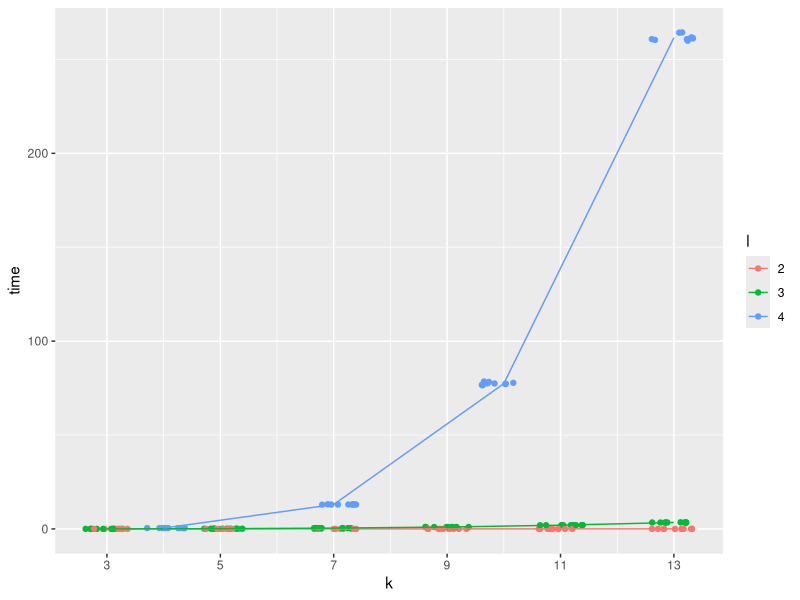
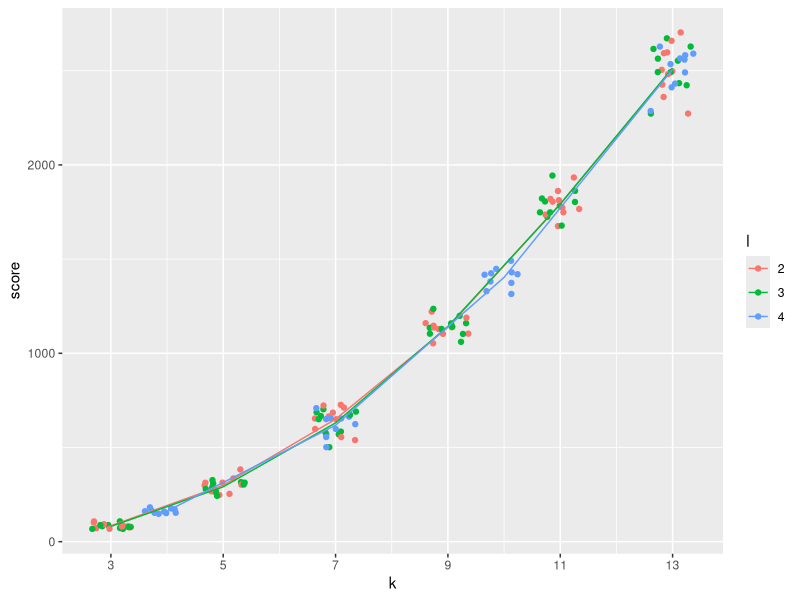
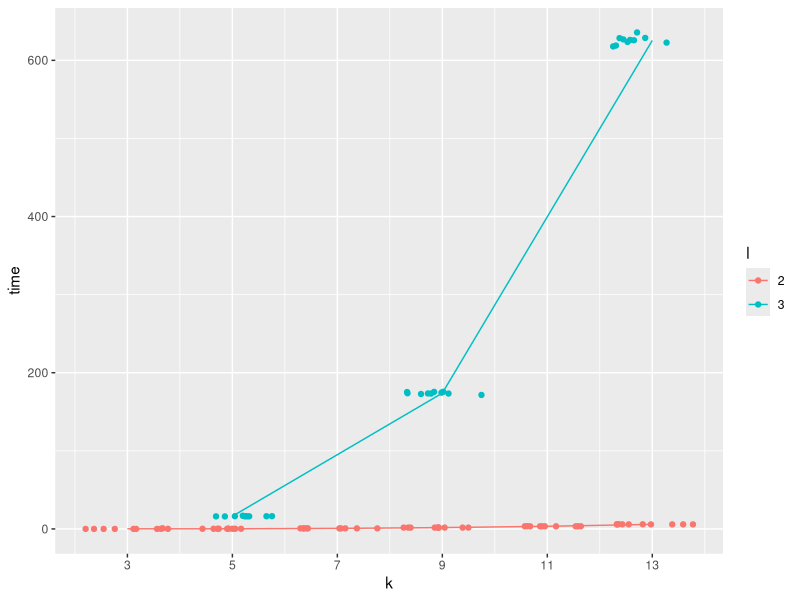
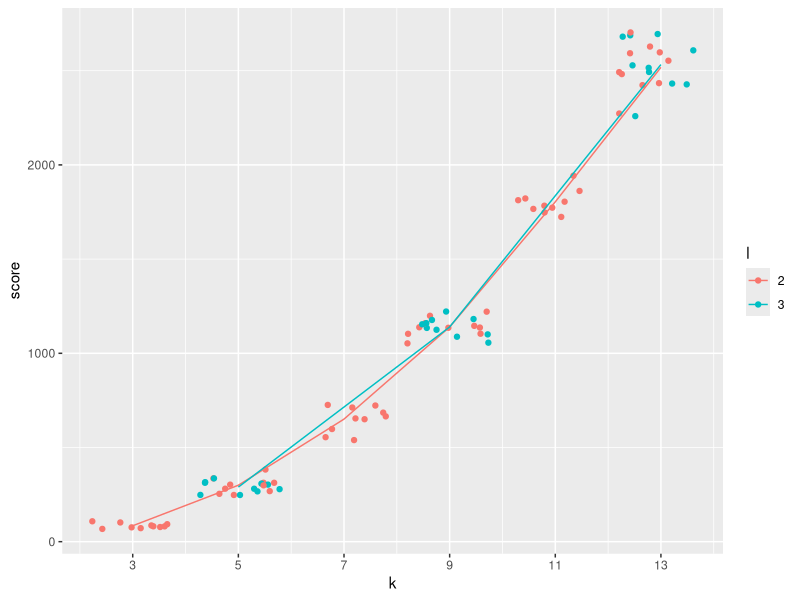
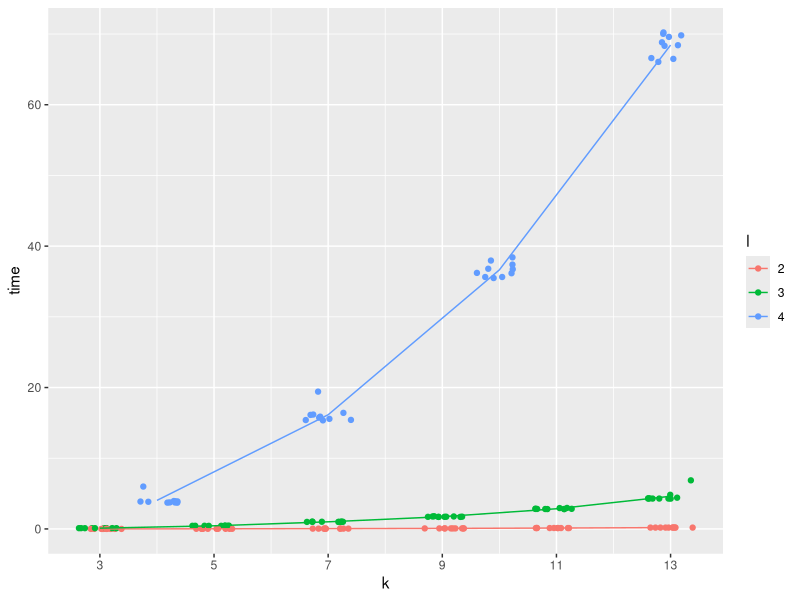
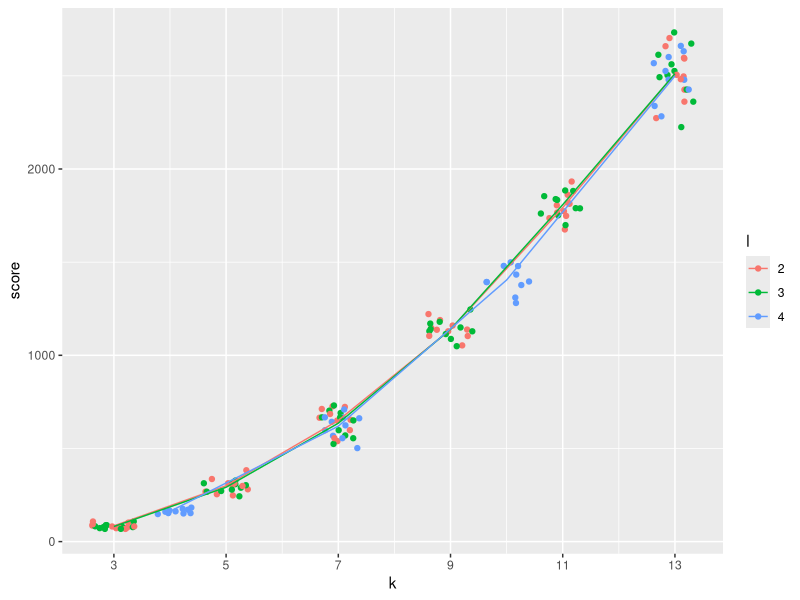
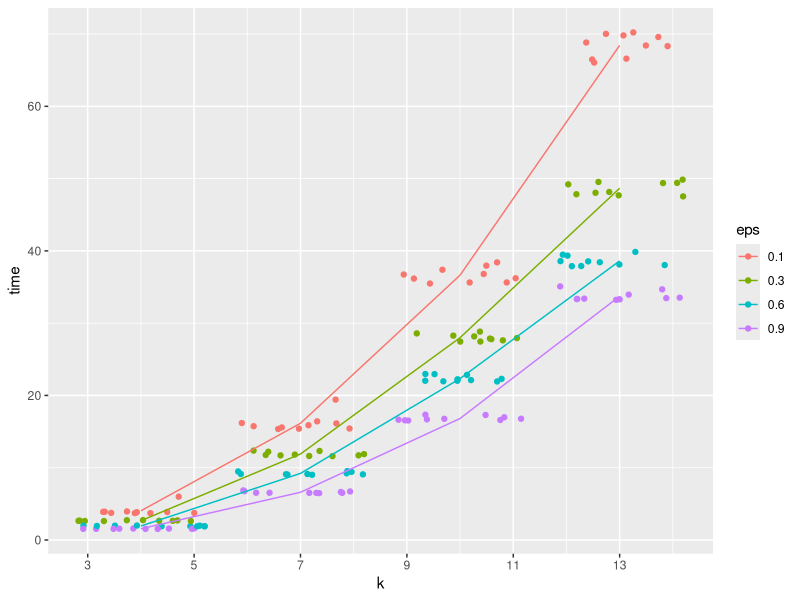
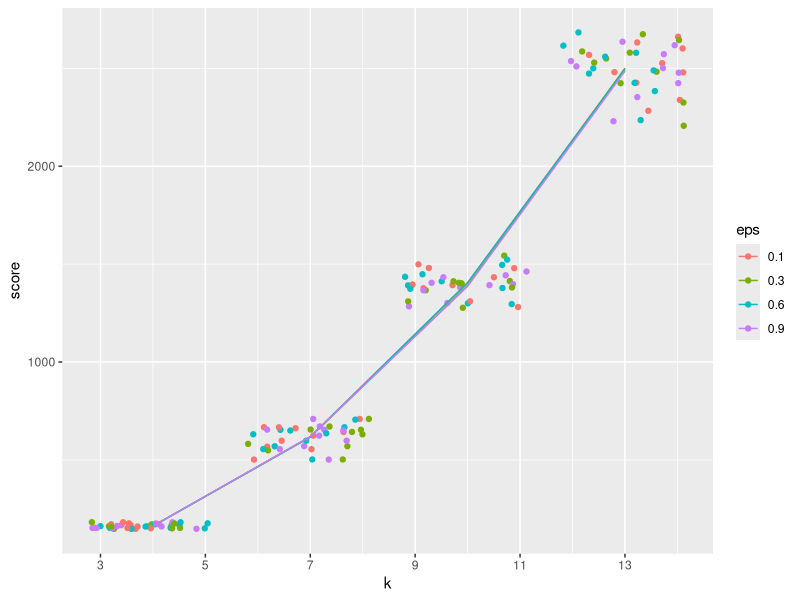

Reproduce these figures in R, in order.
## ---- chunk 1
knitr::opts_chunk$set(echo = TRUE, message = FALSE)
library(tidyverse)
library(knitr)
library(kableExtra)
options(knitr.kable.NA="")
## ---- chunk 2
optimized <- read.csv("optimized_l_stars.csv")
paired <- read.csv("paired_l_stars.csv")
randomized <- read.csv("randomized_l_stars.csv")
exact_scores <- read.csv("exact_scores.csv")
## ---- chunk 3
optimized.exact <- merge(optimized, exact_scores, by=c("k", "round")) %>% 
  mutate(approx_ratio=2-l/k, actual_ratio=score/exact_score)

paired.exact <- merge(paired, exact_scores, by=c("k", "round")) %>% 
  mutate(approx_ratio=2-l/k, actual_ratio=score/exact_score)
  
randomized.exact <- merge(randomized, exact_scores, by=c("k", "round")) %>% 
  mutate(approx_ratio=2-l/(2*k), actual_ratio=score/exact_score)
## ---- chunk 4
all(optimized.exact$actual_ratio <= optimized.exact$approx_ratio)
all(paired.exact$actual_ratio <= paired.exact$approx_ratio)
all(randomized.exact$actual_ratio <= randomized.exact$approx_ratio)
## ---- chunk 5
optimized <- optimized %>% 
  group_by(k, l) %>% 
  mutate(avg_time = mean(time), avg_score = mean(score)) %>% 
  ungroup()
## ---- chunk 6
optimized %>% 
  group_by(k, l) %>% 
  summarise(average_score=mean(score)) %>% 
  spread(l, average_score) %>% 
  kbl(caption = "Average Score") %>% 
  kable_classic(full_width=FALSE) %>% 
  add_header_above(c(" "=1, "l"=3))
## ---- chunk 7
optimized %>% 
  group_by(k, l) %>% 
  summarise(average_time=mean(time)) %>% 
  spread(l, average_time) %>% 
  kbl(caption = "Average Time (s)") %>% 
  kable_classic(full_width=FALSE) %>% 
  add_header_above(c(" "=1, "l"=3))
## ---- chunk 8
optimized %>% 
  mutate(l=as.factor(l)) %>% 
  ggplot(aes(k, time)) + 
  geom_jitter(aes(color=l)) + 
  geom_line(aes(k, avg_time, color=l)) +
  scale_x_continuous(breaks=c(3,5,7,9,11,13))
## ---- chunk 9
optimized %>% 
  mutate(l=as.factor(l)) %>% 
  ggplot(aes(k, score)) + 
  geom_jitter(aes(color=l)) + 
  geom_line(aes(k, avg_score, color=l)) +
  scale_x_continuous(breaks=c(3,5,7,9,11,13))
## ---- chunk 10
paired <- paired %>% 
  group_by(k, l) %>% 
  mutate(avg_time = mean(time), avg_score = mean(score)) %>% 
  ungroup()
## ---- chunk 11
paired %>% 
  group_by(k, l) %>% 
  summarise(average_score=mean(score)) %>% 
  spread(l, average_score) %>% 
  kbl(caption = "Average Score") %>% 
  kable_classic(full_width=FALSE) %>% 
  add_header_above(c(" "=1, "l"=2))
## ---- chunk 12
paired %>% 
  group_by(k, l) %>% 
  summarise(average_time=mean(time)) %>% 
  spread(l, average_time) %>% 
  kbl(caption = "Average Time (s)") %>% 
  kable_classic(full_width=FALSE) %>% 
  add_header_above(c(" "=1, "l"=2))
## ---- chunk 13
paired %>% 
  mutate(l=as.factor(l)) %>% 
  ggplot(aes(k, time)) + 
  geom_jitter(aes(color=l)) + 
  geom_line(aes(k, avg_time, color=l)) +
  scale_x_continuous(breaks=c(3,5,7,9,11,13))
## ---- chunk 14
paired %>% 
  mutate(l=as.factor(l)) %>% 
  ggplot(aes(k, score)) + 
  geom_jitter(aes(color=l)) + 
  geom_line(aes(k, avg_score, color=l)) +
  scale_x_continuous(breaks=c(3,5,7,9,11,13))
## ---- chunk 15
randomized <- randomized %>% 
  group_by(k, l, eps) %>% 
  mutate(avg_time = mean(time), avg_score = mean(score)) %>% 
  ungroup()
## ---- chunk 16
randomized %>% 
  group_by(k, l) %>% 
  summarise(average_score=mean(score)) %>% 
  spread(l, average_score) %>% 
  kbl(caption = "Average Score") %>% 
  kable_classic(full_width=FALSE) %>% 
  add_header_above(c(" "=1, "l"=3))
## ---- chunk 17
randomized %>% 
  group_by(k, l) %>% 
  summarise(average_time=mean(time)) %>% 
  spread(l, average_time) %>% 
  kbl(caption = "Average Time (s)") %>% 
  kable_classic(full_width=FALSE) %>% 
  add_header_above(c(" "=1, "l"=3))
## ---- chunk 18
randomized %>% 
  filter(eps==0.1) %>% 
  mutate(l=as.factor(l)) %>% 
  ggplot(aes(k, time)) + 
  geom_jitter(aes(color=l)) + 
  geom_line(aes(k, avg_time, color=l)) +
  scale_x_continuous(breaks=c(3,5,7,9,11,13))
## ---- chunk 19
randomized %>% 
  filter(eps==0.1) %>% 
  mutate(l=as.factor(l)) %>% 
  ggplot(aes(k, score)) + 
  geom_jitter(aes(color=l)) + 
  geom_line(aes(k, avg_score, color=l)) +
  scale_x_continuous(breaks=c(3,5,7,9,11,13))
## ---- chunk 20
randomized %>% 
  filter(l==4) %>% 
  group_by(k, eps) %>% 
  summarise(average_score=mean(score)) %>% 
  spread(eps, average_score) %>% 
  kbl(caption = "Average Score") %>% 
  kable_classic(full_width=FALSE) %>% 
  add_header_above(c(" "=1, "epsilon"=4))
## ---- chunk 21
randomized %>% 
  filter(l==4) %>% 
  group_by(k, eps) %>% 
  summarise(average_time=mean(time)) %>% 
  spread(eps, average_time) %>% 
  kbl(caption = "Average Time (s)") %>% 
  kable_classic(full_width=FALSE) %>% 
  add_header_above(c(" "=1, "epsilon"=4))
## ---- chunk 22
randomized %>% 
  filter(l==4) %>% 
  mutate(eps=as.factor(eps)) %>% 
  ggplot(aes(k, time)) + 
  geom_jitter(aes(color=eps)) + 
  geom_line(aes(k, avg_time, color=eps)) +
  scale_x_continuous(breaks=c(3,5,7,9,11,13))
## ---- chunk 23
randomized %>% 
  filter(l==4) %>% 
  mutate(eps=as.factor(eps)) %>% 
  ggplot(aes(k, score)) + 
  geom_jitter(aes(color=eps)) + 
  geom_line(aes(k, avg_score, color=eps)) +
  scale_x_continuous(breaks=c(3,5,7,9,11,13))
## ---- chunk 24
optimized.2 <- optimized %>% 
  filter(l==2) %>% 
  mutate(algo="optimized")

paired.2 <- paired %>% 
  filter(l==2) %>% 
  mutate(algo="(2l-1)-stars")

randomized.2 <- randomized %>% 
  filter(l==4, eps==0.1) %>% 
  select(-eps) %>% 
  mutate(algo="randomized")

df <- rbind(optimized.2, paired.2, randomized.2)
## ---- chunk 25
df %>% 
  group_by(k, algo) %>% 
  summarise(average_time=mean(time)) %>% 
  spread(algo, average_time) %>% 
  kbl(caption = "Average Time (s)") %>% 
  kable_classic(full_width=FALSE) %>% 
  add_header_above(c(" "=1, "algorithm"=3))
## ---- chunk 26
df %>% 
  ggplot(aes(k, time)) + 
  geom_jitter(aes(color=algo)) + 
  geom_line(aes(k, avg_time, color=algo)) +
  scale_x_continuous(breaks=c(3,5,7,9,11,13))
## ---- chunk 27
df %>% 
  group_by(k, algo) %>% 
  summarise(average_time=mean(time)) %>% 
  spread(algo, average_time) %>% 
  kbl(caption = "Average Score") %>% 
  kable_classic(full_width=FALSE) %>% 
  add_header_above(c(" "=1, "algorithm"=3))
## ---- chunk 28
df %>% 
  ggplot(aes(k, score)) + 
  geom_jitter(aes(color=algo)) + 
  geom_line(aes(k, avg_score, color=algo)) +
  scale_x_continuous(breaks=c(3,5,7,9,11,13))
## ---- chunk 29
optimized.3 <- optimized %>% 
  filter(l==3) %>% 
  mutate(algo="optimized")

paired.3 <- paired %>% 
  filter(l==2) %>% 
  mutate(algo="(2l-1)-stars")

randomized.3 <- randomized %>% 
  filter(l==3, eps==0.1) %>% 
  select(-eps) %>% 
  mutate(algo="randomized")

df.3 <- rbind(optimized.3, paired.3, randomized.3)
## ---- chunk 30
df.3 %>% 
  ggplot(aes(k, time)) + 
  geom_jitter(aes(color=algo)) + 
  geom_line(aes(k, avg_time, color=algo)) +
  scale_x_continuous(breaks=c(3,5,7,9,11,13))
## ---- chunk 31
df.3 %>% 
  ggplot(aes(k, score)) + 
  geom_jitter(aes(color=algo)) + 
  geom_line(aes(k, avg_score, color=algo)) +
  scale_x_continuous(breaks=c(3,5,7,9,11,13))
